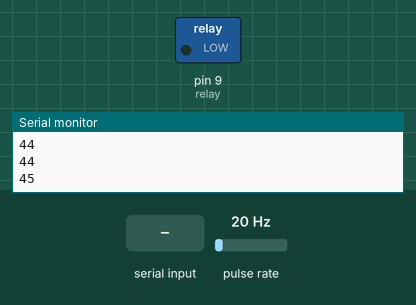
Simulated run of this sketch. Board: Arduino Uno, built with avr-gcc and run on an emulated ATmega328P. On the bench: switched loads named in the sketch (green lamp = pin HIGH), the last lines printed to the serial monitor. Wiring (inferred from the names in the program): pulse sensor: data pin 2. The inputs (shaded band) are chosen by the test bench; at power-on: pulse rate 20 Hz.

Above: at 1.2 s.
1.3 s: "100\n" received over Serial
At 2.5 s:
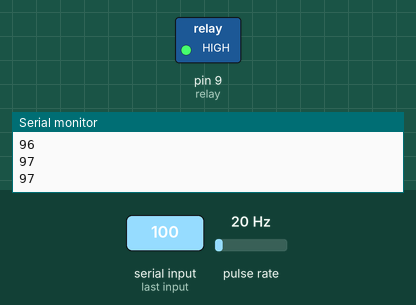
2.8 s: "b\n" received over Serial
At 3.7 s:
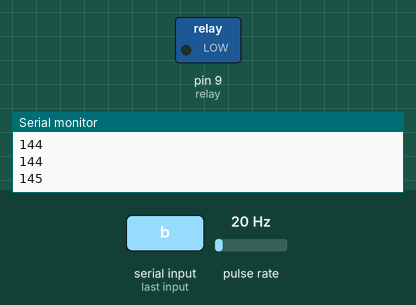
4.3 s: "200\n" received over Serial
At 4.9 s:
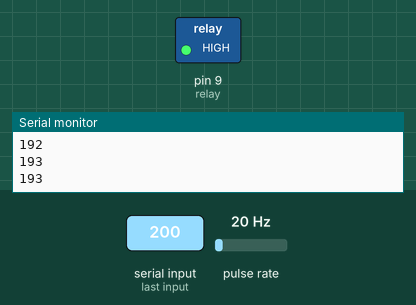
Timing chart, 0 to 7.3 s (numbered marks = the images above; inputs shaded):
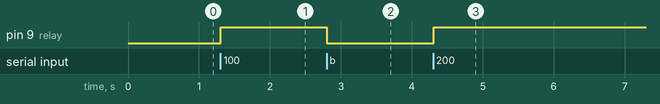

Measured:
- after the input at 1.3 s, pin 9 (relay): LOW → HIGH at once
- after the input at 2.8 s, pin 9 (relay): HIGH → LOW at once
- after the input at 4.3 s, pin 9 (relay): LOW → HIGH at once

The sketch:

KalibrasiFlowSensor.ino
```cpp
#define relay 9
#define SensorFlowA  2

struct SensorFlow {
  int Count;
} FlowA, FlowB;

String IR64 = "b";
int limit = 0;
void setup() {
  Serial.begin(9600);
  pinMode(relay, OUTPUT);
  pinMode(SensorFlowA, INPUT);
  attachInterrupt(digitalPinToInterrupt(SensorFlowA), pulseCounterA, CHANGE);
}

void loop() {
  if (Serial.available()) {
    IR64 = Serial.readStringUntil('\n');
    if (IR64 == "100") {
      limit = 1300;
      digitalWrite(relay, HIGH);
    } else if (IR64 == "200") {
      limit = 2300;
      digitalWrite(relay, HIGH);
    } else if (IR64 == "300") {
      limit = 3300;
      digitalWrite(relay, HIGH);
    } else if (IR64 == "400") {
      limit = 4100;
      digitalWrite(relay, HIGH);
    } else if (IR64 == "500") {
      limit = 5000;
      digitalWrite(relay, HIGH);
    }


    else if (IR64 == "b") {
      digitalWrite(relay, LOW);
    } else {
      FlowA.Count = 0;
    }

  }

  if ( FlowA.Count >= limit) {
    digitalWrite(relay, LOW);
    IR64 = "b";
  }

  Serial.println(FlowA.Count);
}

void pulseCounterA() {
  FlowA.Count++;
}
```
